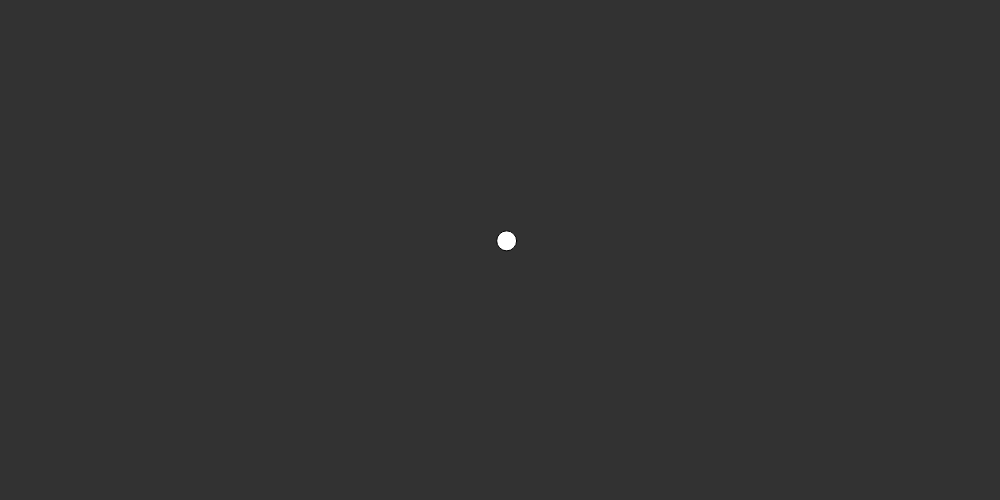
Frame 1 (no input)
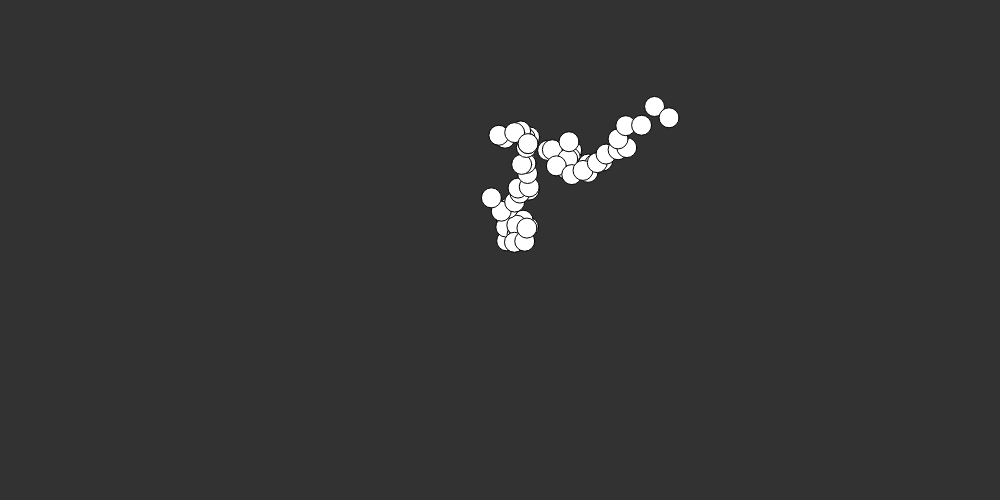
Frame 60 (no input)
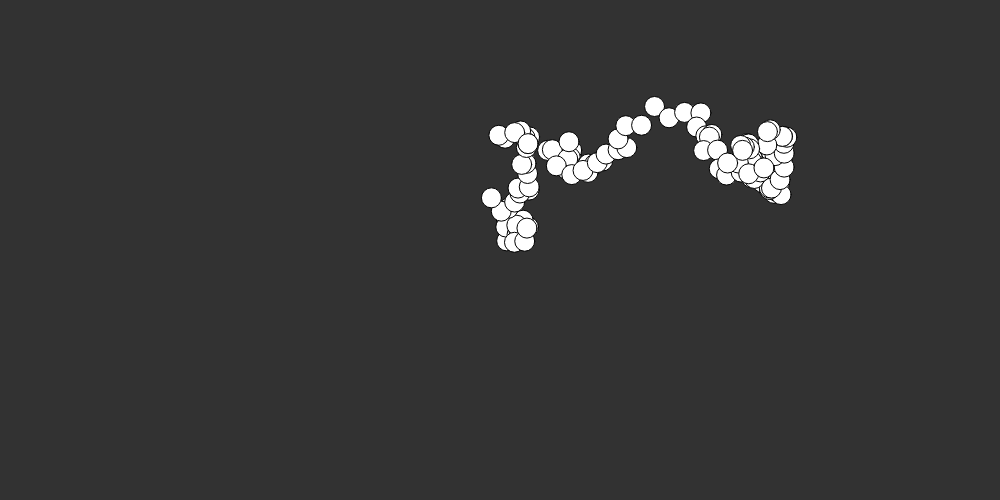
Frame 120 (the mouse pressed at the canvas centre since frame 60)

The p5.js sketch that drew these frames (run headless with seeded random() and noise() and a simulated clock; from frame 60 on, the mouse is pressed at the canvas centre):

// p5.js sketch
// ── sketch.js
class Walker {
    constructor(x, y, w, h) {
        this.x = x;
        this.y = y;
        this.w = w;
        this.h = h;
    }

    // Interface

    update = () => {
        this._step();
    };

    draw = () => {
        ellipse(this.x, this.y, this.w, this.h);
    };

    // Methods

    _step = () => {
        this.x += (randomGaussian(0, 2) * this.w) / 4;
        this.y += (randomGaussian(0, 2) * this.h) / 4;
    };
}

const BG_COLOR = 50;
const CANVAS_W = 1000;
const CANVAS_H = 500;

let walker;
const clear = false;

function preload() {}

function setup() {
    createCanvas(CANVAS_W, CANVAS_H);
    background(BG_COLOR);
    const pos = { x: width / 2, y: height / 2 };
    const dim = { w: 20, h: 20 };
    walker = new Walker(pos.x, pos.y, dim.w, dim.h);
}

function draw() {
    if (clear) {
        background(BG_COLOR);
    }
    walker.update();
    walker.draw();
}
